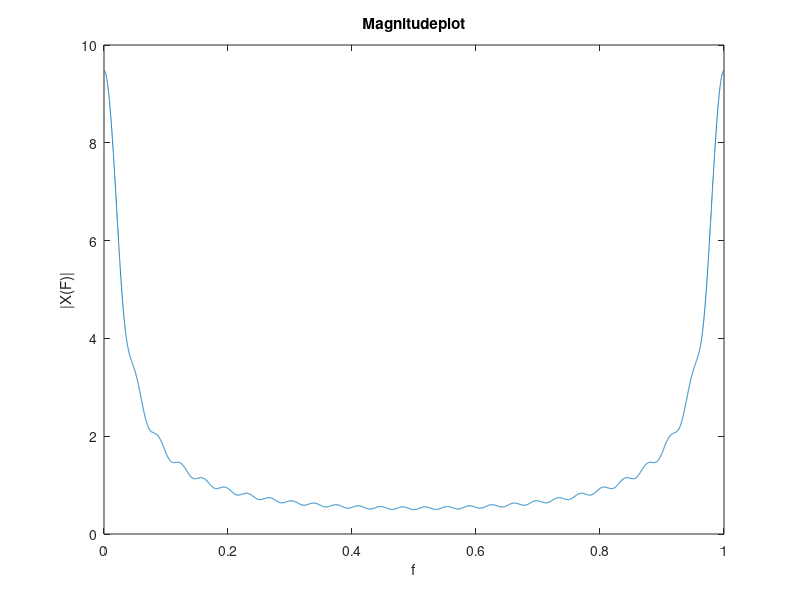
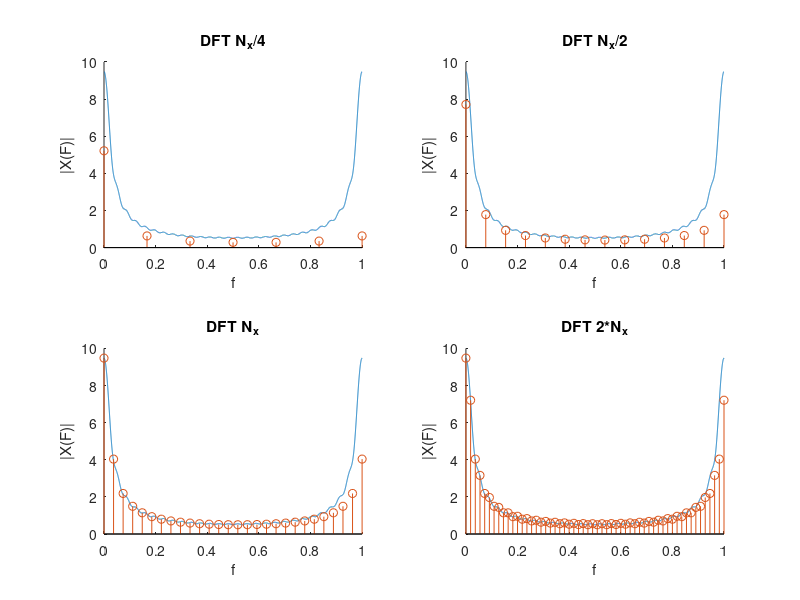

Write MATLAB code to recreate these figures, in order.
%Oppgave 1a
f=0:1/10000:1;
x=((1-(0.9*exp(-j*2*pi*f)).^28)./(1-0.9*exp(-j*2*pi*f)));
plot(f, abs(x));
xlabel('f');
ylabel('|X(F)|');
title('Magnitudeplot');

%%
%Oppgave 1b
nx = 28;
n=0:(nx-1);
x = 0.9.^n;
Xk1=fft(x,(nx/4));
Xk2=fft(x,(nx/2));
xk3=fft(x,(nx));
xk4=fft(x,(2*nx));


%Oppgave 1d
f=0:1/10000:1;
x=((1-(0.9*exp(-j*2*pi*f)).^28)./(1-0.9*exp(-j*2*pi*f)));
figure(2);
subplot(2,2,1);
hold on
plot(f,abs(x));
l = linspace(0,1,length(Xk1));
stem(l,abs(Xk1));
xlabel('f');
ylabel('|X(F)|');
title('DFT N_{x}/4');

subplot(2,2,2);
hold on
plot(f,abs(x));
l = linspace(0,1,length(Xk2));
stem(l,abs(Xk2));
xlabel('f');
ylabel('|X(F)|');
title('DFT N_{x}/2');

subplot(2,2,3);
hold on
plot(f,abs(x));
l = linspace(0,1,length(xk3));
stem(l,abs(xk3));
xlabel('f');
ylabel('|X(F)|');
title('DFT N_{x}');

subplot(2,2,4);
hold on
plot(f,abs(x));
l = linspace(0,1,length(xk4));
stem(l,abs(xk4));
xlabel('f');
ylabel('|X(F)|');
title('DFT 2*N_{x}');
